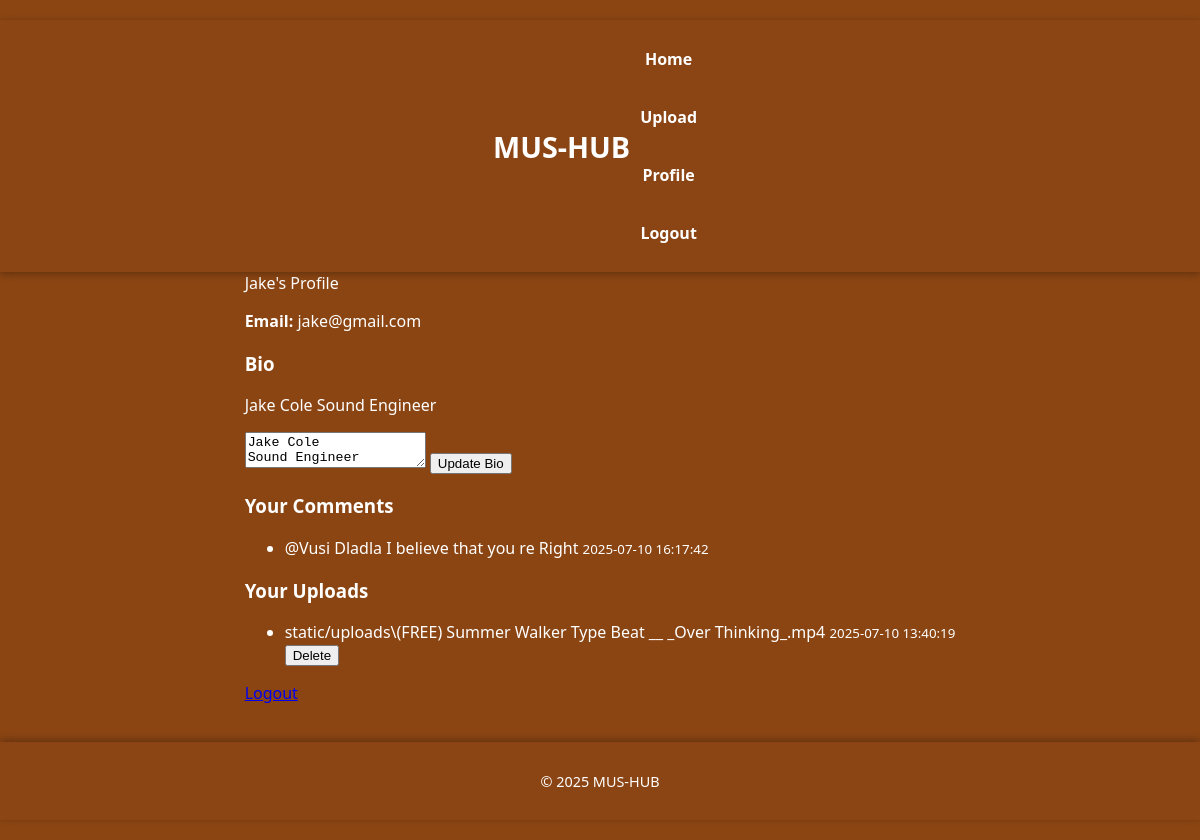
The app's page /profile (signed in), older data.
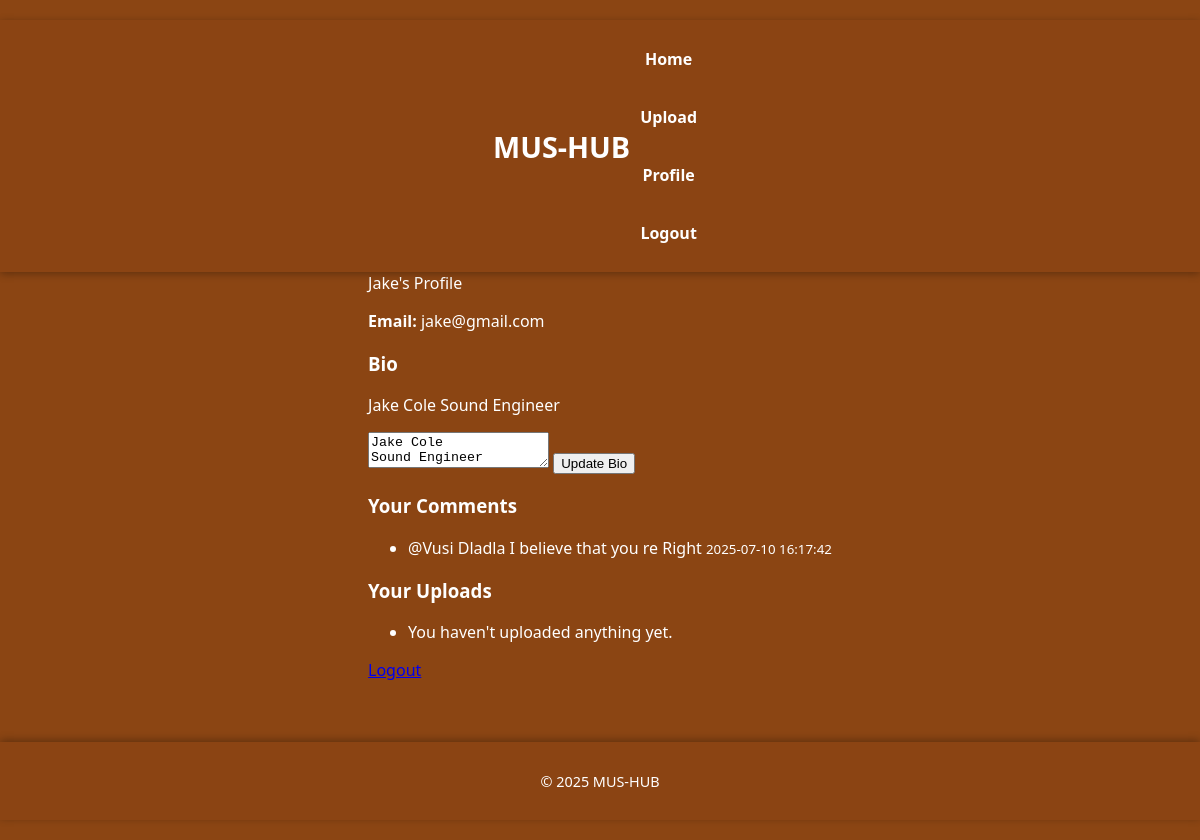
The same page, newer data.
### app.py (models this page shows)
class User(db.Model):
    UserID = db.Column(db.Integer, primary_key=True)
    Username = db.Column(db.String(80), nullable=False)
    Email = db.Column(db.String(120), unique=True, nullable=False)
    Password = db.Column(db.String(200), nullable=False)
    Role = db.Column(db.String(20), nullable=False)
    Bio = db.Column(db.String(500))
    comments = db.relationship('Comment', backref='author', lazy=True)

class Comment(db.Model):
    CommentID = db.Column(db.Integer, primary_key=True)
    ContentID = db.Column(db.Integer, db.ForeignKey('content.ContentID'), nullable=False)
    UserID = db.Column(db.Integer, db.ForeignKey('user.UserID'), nullable=False)
    CommentText = db.Column(db.Text, nullable=False)
    CommentDate = db.Column(db.DateTime, default=datetime.utcnow)
    user = db.relationship('User')

class Content(db.Model):
    ContentID = db.Column(db.Integer, primary_key=True)
    UserID = db.Column(db.Integer, db.ForeignKey('user.UserID'), nullable=False)
    FilePath = db.Column(db.String(200), nullable=False)
    UploadDate = db.Column(db.DateTime, default=datetime.utcnow)

### app.py (the view, shortened to what this page needs)
@app.route('/profile', methods=['GET', 'POST'])
def profile():
    user_id = session.get('user_id')
    if user_id is None:
        return redirect(url_for('login'))
    user = User.query.get(user_id)
    uploads = Content.query.filter_by(UserID=user_id).all()
    return render_template('profile.html', user=user, user_uploads=uploads)

### templates/profile.html (shortened to what this page needs)
{% extends "base.html" %}
{% block content %}
<div class="profile-container">
  <div class="profile-header">{{ user.Username }}'s Profile</div>
  <div class="profile-section">
    <p><strong>Email:</strong> {{ user.Email }}</p>
    <h3>Bio</h3>
    {% if user.Bio %}
      <p class="bio-text">{{ user.Bio }}</p>
    {% else %}
      <p class="bio-text"><em>No bio set yet.</em></p>
    {% endif %}
    <form action="{{ url_for('profile') }}" method="POST">
      <textarea name="bio" placeholder="Write something about yourself...">{{ user.Bio or '' }}</textarea>
      <button type="submit">Update Bio</button>
    </form>
  </div>
  <div class="profile-section">
    <h3>Your Comments</h3>
    <ul>
      {% for comment in user.comments %}
        <li>
          {{ comment.CommentText }}
          <small>{{ comment.CommentDate.strftime('%Y-%m-%d %H:%M:%S') }}</small>
        </li>
      {% else %}
        <li>No comments yet.</li>
      {% endfor %}
    </ul>
  </div>
  <div class="profile-section">
    <h3>Your Uploads</h3>
    <ul>
      {% for content in user_uploads %}
        <li>
          {{ content.FilePath }}
          <small>{{ content.UploadDate.strftime('%Y-%m-%d %H:%M:%S') }}</small>
          <form action="{{ url_for('delete_upload', content_id=content.ContentID) }}" method="POST">
            <button type="submit" onclick="return confirm('Are you sure you want to delete this upload?');">Delete</button>
          </form>
        </li>
      {% else %}
        <li>You haven't uploaded anything yet.</li>
      {% endfor %}
    </ul>
  </div>
  <a class="logout-link" href="{{ url_for('logout') }}">Logout</a>
</div>
{% endblock %}

### templates/base.html (shortened to what this page needs)
<!DOCTYPE html>
<html lang="en">
<head>
  <link rel="stylesheet" href="{{ url_for('static', filename='base.css') }}" />
</head>
<body>
  <header class="site-header">
    <div class="container">
      <h1 class="logo">MUS-HUB</h1>
      <nav>
        <ul class="nav-list" id="nav-list">
          <li><a href="/">Home</a></li>
          <li><a href="/upload">Upload</a></li>
          {% if 'user_id' in session %}
            <li><a href="{{ url_for('profile') }}">Profile</a></li>
            <li><a href="{{ url_for('logout') }}">Logout</a></li>
          {% else %}
            <li><a href="/register">Register</a></li>
          {% endif %}
        </ul>
      </nav>
    </div>
  </header>
  <main class="container">
    {% block content %}{% endblock %}
  </main>
  <footer class="site-footer">
    <p>&copy; 2025 MUS-HUB</p>
  </footer>
</body>
</html>

### static/base.css (style rules this page uses)
body { margin: 0; min-height: 100vh; display: flex; flex-direction: column; justify-content: flex-start; align-items: center; background-color: hsl(25, 76%, 31%); background-image: url('https://images.unsplash.com/uploads/1412282232015a06e258a/4bdd2a58?fm=jpg&q=60&w=3000&ixlib=rb-4.1.0&ixid=M3wxMjA3fDB8MHxzZWFyY2h8N3x8bXVzaWMlMjBiYWNrZ3JvdW5kfGVufDB8fDB8fHww'); background-size: cover; background-position: center; animation: fade 6s ease-in-out infinite alternate; font-family: 'Segoe UI', Tahoma, Geneva, Verdana, sans-serif; color: #fff; padding: 20px 0; }
header { width: 100%; padding: 20px 0; text-align: center; background-color: rgba(139, 69, 19, 0.85); box-shadow: 0 2px 8px rgba(0,0,0,0.3); position: sticky; top: 0; z-index: 100; display: flex; flex-direction: column; align-items: center; gap: 15px; }
nav ul { list-style-type: none; padding: 0; margin: 0; width: 100%; display: flex; flex-direction: column; align-items: center; gap: 12px; }
nav ul li { margin: 0; width: 100%; text-align: center; }
nav a { color: #fff; text-decoration: none; font-weight: 700; font-size: 1.2rem; padding: 8px 0; display: block; border-radius: 8px; transition: color 0.3s ease, background-color 0.3s ease; }
main { flex: 1; display: flex; flex-direction: column; justify-content: flex-start; align-items: center; padding: 20px 15px; width: 100%; max-width: 600px; box-sizing: border-box; gap: 25px; }
footer { width: 100%; padding: 15px 0; text-align: center; background-color: rgba(139, 69, 19, 0.85); font-size: 0.9rem; user-select: none; box-shadow: 0 -2px 8px rgba(0,0,0,0.3); margin-top: 30px; }

### templates/base.html (style rules this page uses)
.container { max-width: 1100px; margin: 0 auto; padding: 0 15px; }
.site-header .container { display: flex; align-items: center; justify-content: space-between; position: relative; }
.logo { font-size: 1.8rem; font-weight: 700; color: white; }
.nav-list { list-style: none; margin: 0; padding: 0; display: flex; gap: 20px; }
.nav-list li a { color: white; text-decoration: none; font-weight: 600; font-size: 1rem; padding: 8px 10px; border-radius: 5px; transition: background-color 0.3s ease; }

Row changes from the older to the newer data that the page shows:
removed Content: FilePath "static/uploads\\(FREE) Summer Walker Type Beat __ _Over Thinking_.mp4", UploadDate "2025-07-10 13:40:19"
Text that changed along with them:
text now shown: "You haven't uploaded anything yet."
